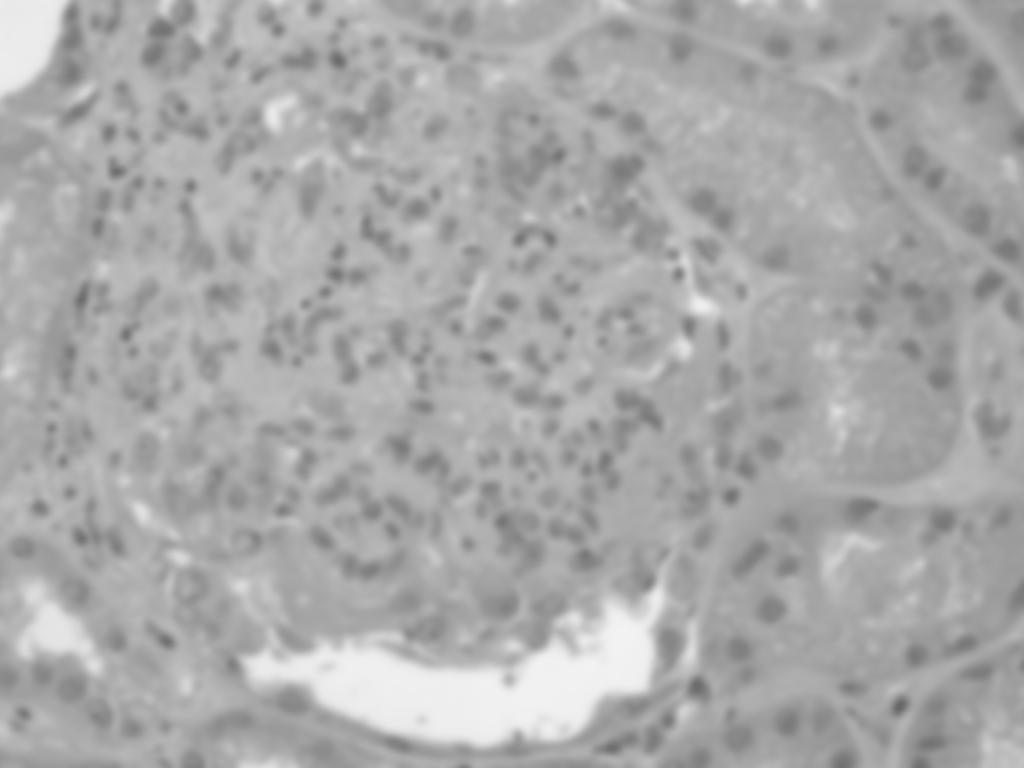
#> input picture pattern_recognition/color_texture_extraction/treino_he (66)_gaussian_4.jpg, 1024 x 768 px
$ python compare_sobel.py
#> lines starting #> are read from the running program, lines starting #| are printed output that depends on the picture
from skimage import io, filters
import os
from skimage import img_as_ubyte

# Lista dos nomes dos arquivos das imagens
imagens = [
    "treino_he (66)_gaussian_4.jpg",
    "treino_pas (20)_gamma_0.5.jpg",
    "treino_picro (5)_equalized.jpg"
]

# Iterando sobre cada imagem
for imagem in imagens:
    # Lendo a imagem em escala de cinza
    img = io.imread(imagem, as_gray=True)
#> img is the input picture: shape (768, 1024); min 102, max 244, mean 169.5

    # Aplicando o operador Sobel
    edge_sobel = filters.sobel(img)
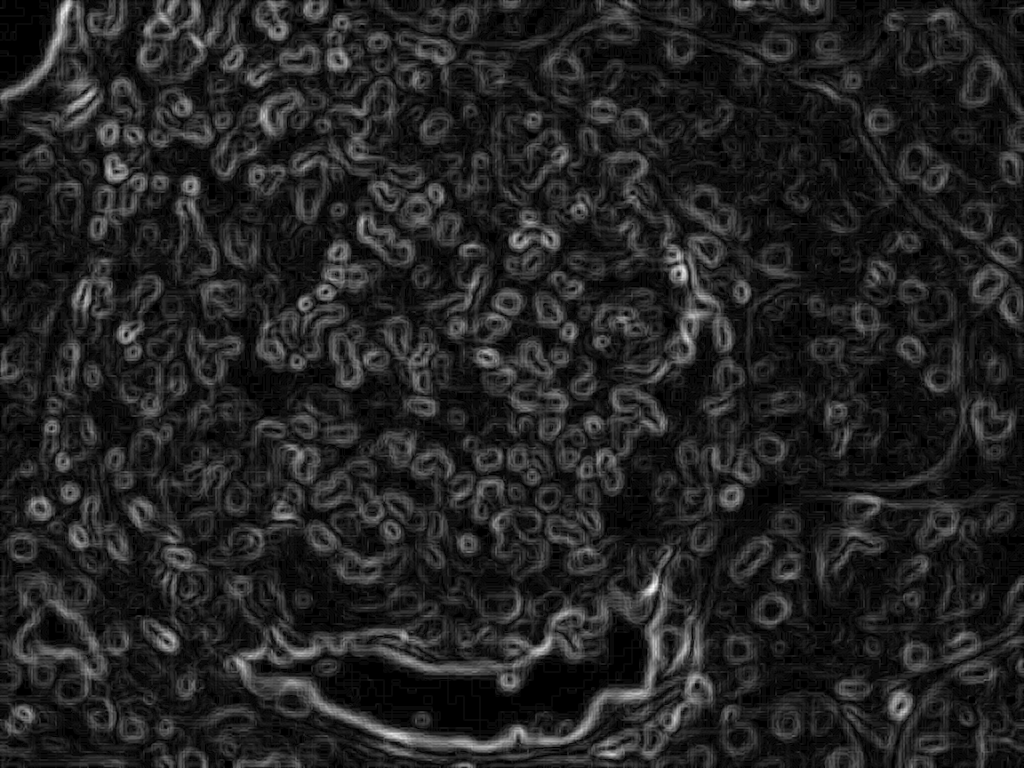
#> edge_sobel: shape (768, 1024) float64; min 0, max 0.0693, mean 0.00957; drawn with min black and max white
    edge_sobel = img_as_ubyte(edge_sobel)

    print(edge_sobel)
#> (printed output is left out)
    # Construindo o nome do arquivo de saída
    base, ext = os.path.splitext(imagem)
    output_filename = f"{base}_sobel{ext}"

    # Salvando a imagem resultante
    io.imsave(output_filename, edge_sobel)
#> pass 2 of the loop `for imagem in imagens:`:
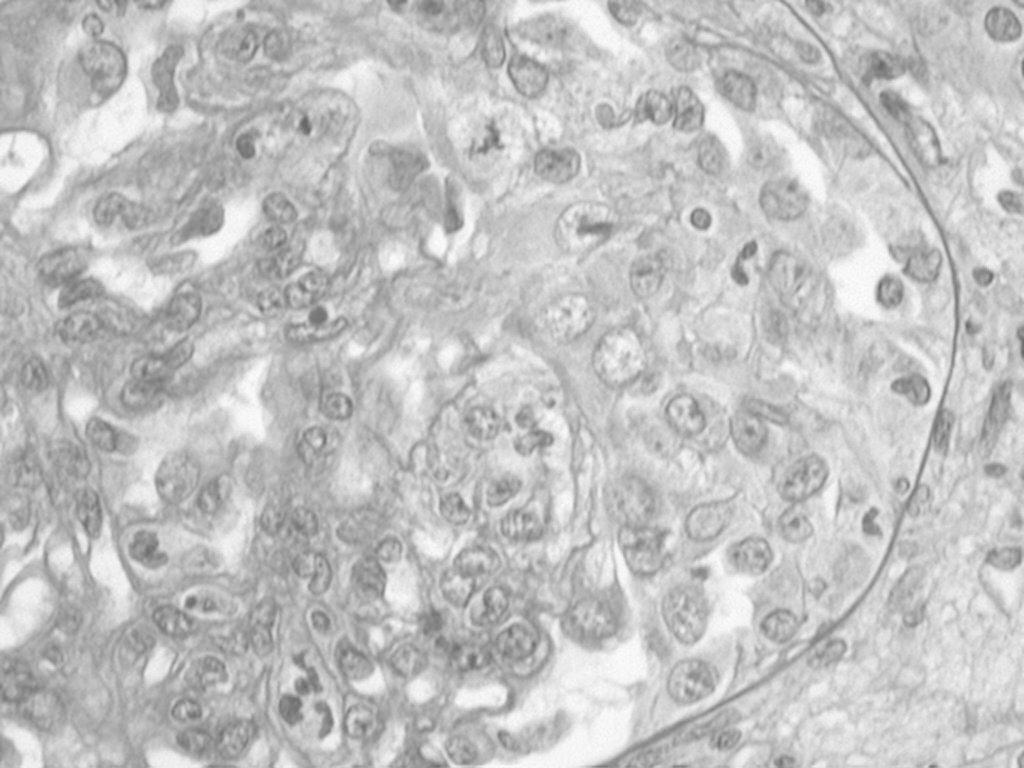
#> input picture pattern_recognition/color_texture_extraction/treino_pas (20)_gamma_0.5.jpg, 1024 x 768 px
#> img is the input picture: shape (768, 1024); min 101, max 255, mean 193.6
#> `edge_sobel = filters.sobel(img)`:
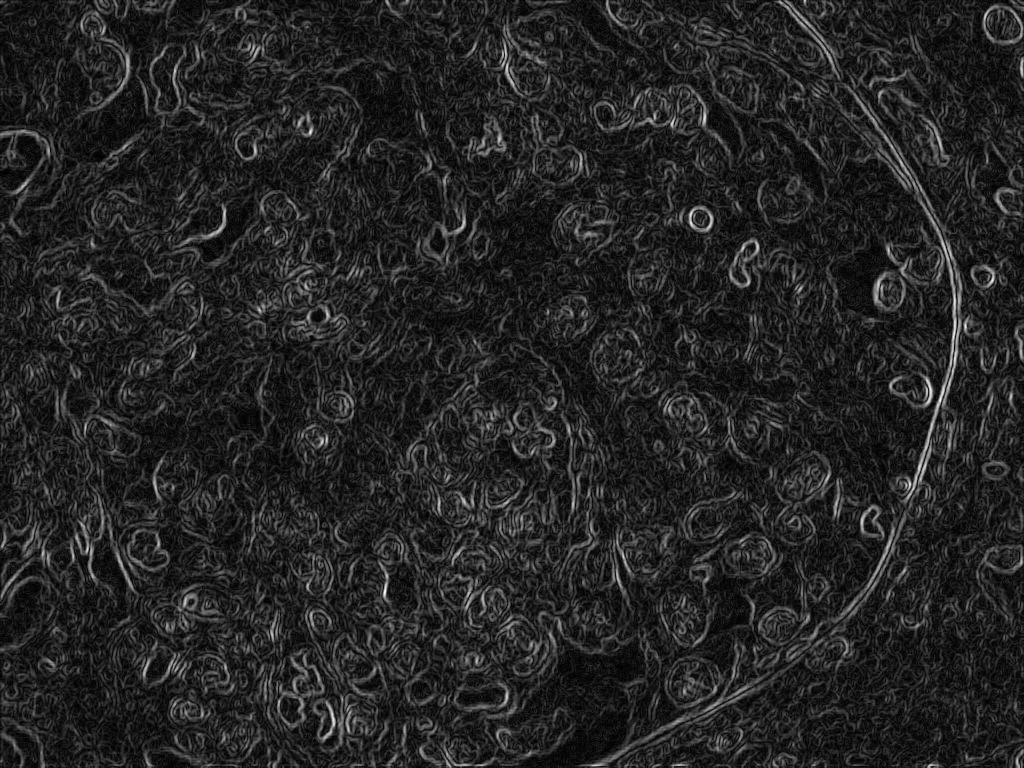
#> edge_sobel: shape (768, 1024) float64; min 0, max 0.196, mean 0.0283; drawn with min black and max white
#> `edge_sobel = img_as_ubyte(edge_sobel)`:
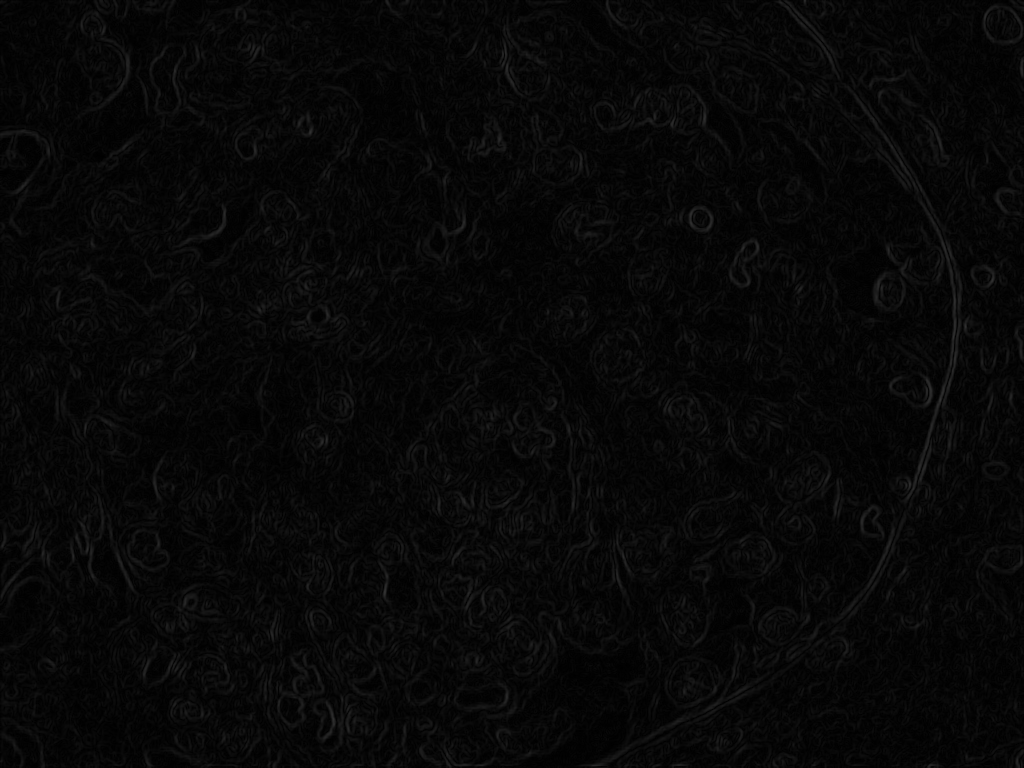
#> edge_sobel: shape (768, 1024); min 0, max 50, mean 7.2
#> (printed output is left out)
#> pass 3 of the loop `for imagem in imagens:`:
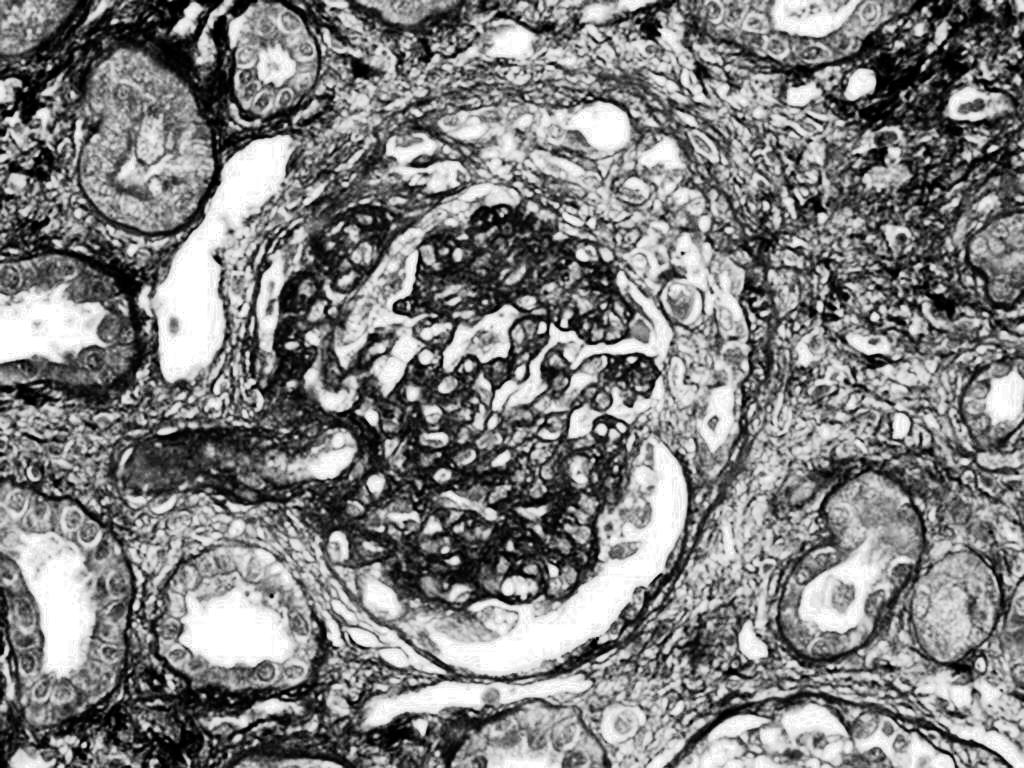
#> input picture pattern_recognition/color_texture_extraction/treino_picro (5)_equalized.jpg, 1024 x 768 px
#> img is the input picture: shape (768, 1024); min 0, max 255, mean 128
#> `edge_sobel = filters.sobel(img)`:
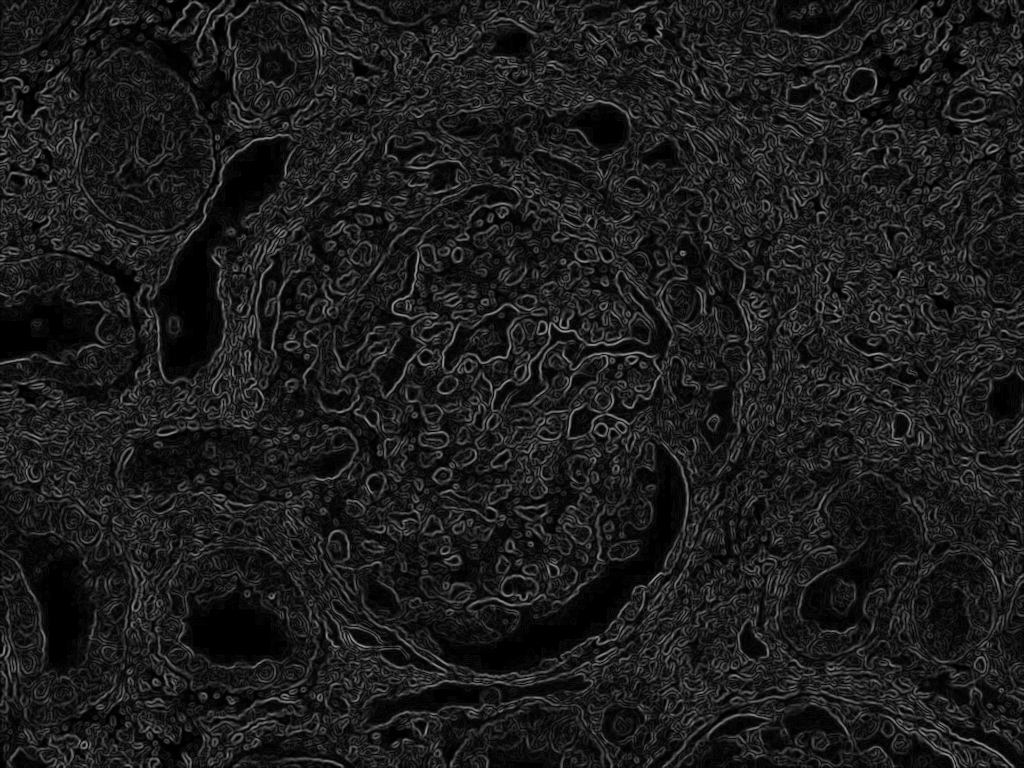
#> edge_sobel: shape (768, 1024) float64; min 0, max 0.605, mean 0.112
#> (printed output is left out)
